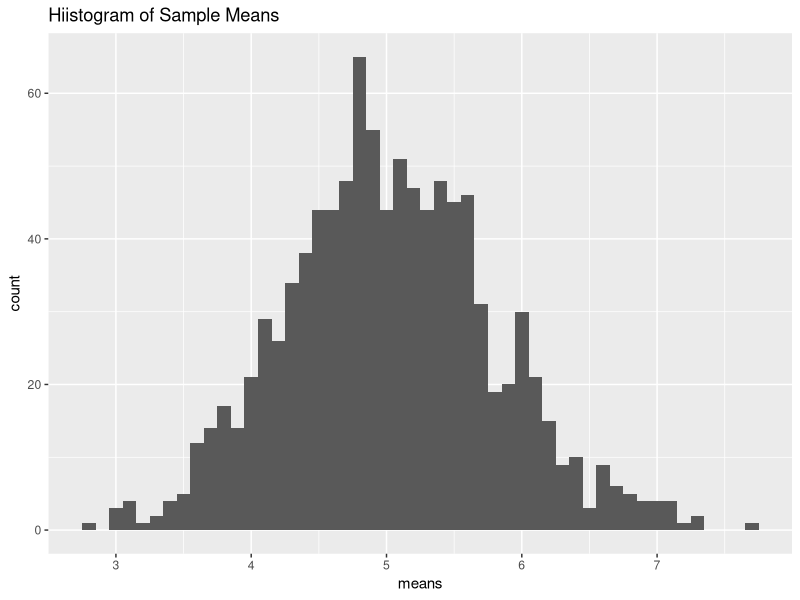
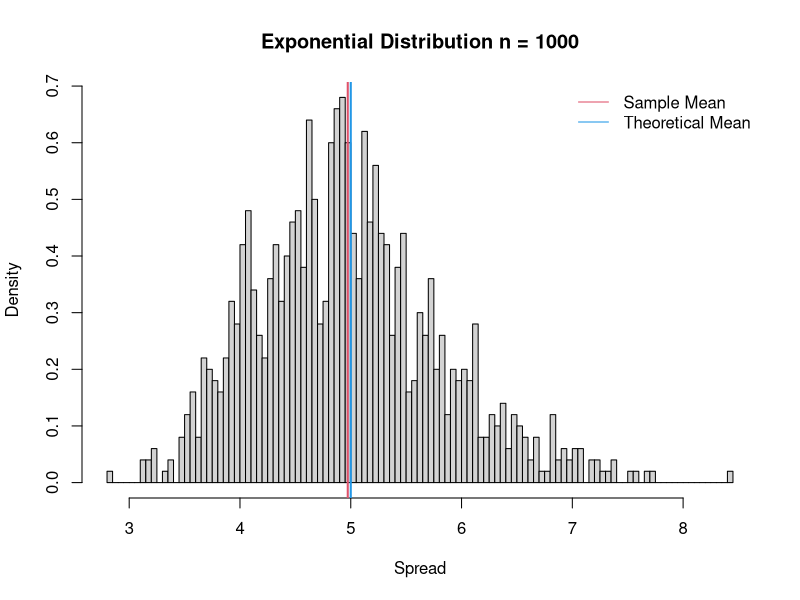
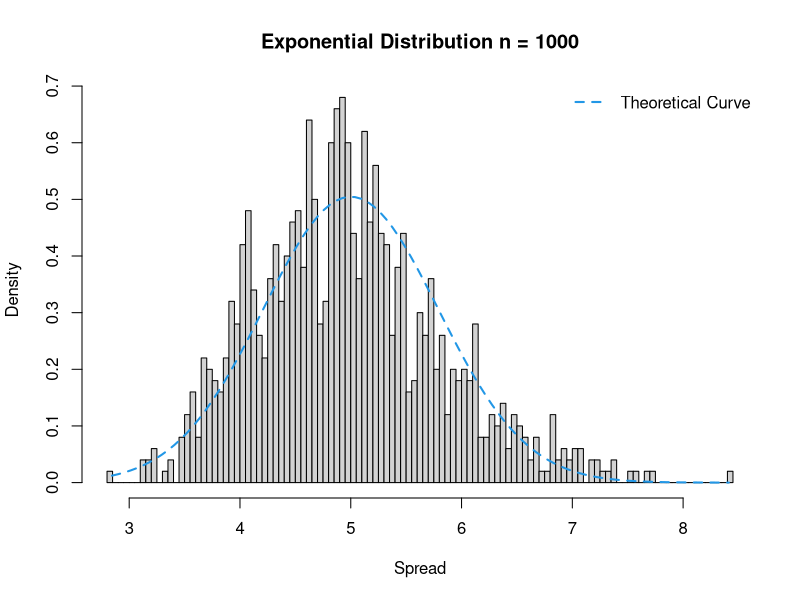
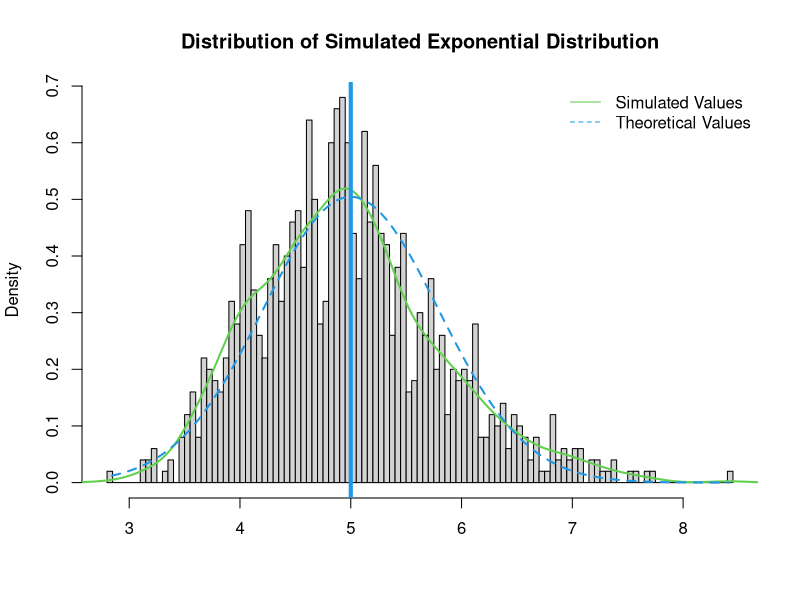
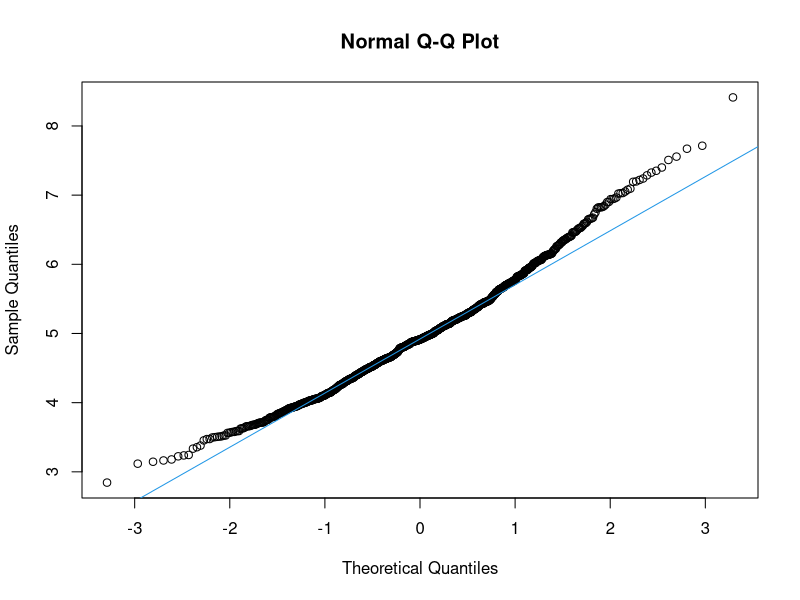

These figures' R source, in order:
## =========================================================================================================================================== ##
## In this project, we will investigate the exponential distribution in R and compare it with the Central Limit Theorem. 
## The exponential distribution can be simulated in R with rexp(n, lambda) where lambda is the rate parameter. 
## The mean of exponential distribution is 1/lambda and the standard deviation is also 1/lambda. 
## Set lambda = 0.2 for all of the simulations. 
## We will investigate the distribution of averages of 40 exponentials. 
## Note that we will need to do a thousand simulations.

## Illustrate via simulation and associated explanatory text the properties of the distribution of the mean of 40 exponentials. 
## We should:
##      - Show the sample mean and compare it to the theoretical mean of the distribution.
##      - Show how variable the sample is (via variance) and compare it to the theoretical variance of the distribution.
##      - Show that the distribution is approximately normal.
## =========================================================================================================================================== ##

library(knitr)
opts_chunk$set(fig.width=7, fig.height=4, warning=FALSE, message=FALSE)

## Load necessary libraries
library(ggplot2)

## Set constants
lambda <- 0.2
n <- 40 
nosim <- 1000

# Set the seed for reproducability
set.seed(756)

## Collect data

exp_sim <- function(n, lambda)
{
        mean(rexp(n,lambda))
}

## Simulate data

sim <- data.frame(ncol=2,nrow=1000)
names(sim) <- c("Index","Mean")

for (i in 1:nosim)
{
        sim[i,1] <- i
        sim[i,2] <- exp_sim(n,lambda)
}

## Find Mean of n = 1000

sample_mean <- mean(sim$Mean)
sample_mean

## Histogram of means

exp_dis <- matrix(data=rexp(n * nosim, lambda), nrow=nosim)
exp_dis_means <- data.frame(means=apply(exp_dis, 1, mean))

ggplot(data = exp_dis_means, aes(x = means)) + 
        geom_histogram(binwidth=0.1) +   
        ggtitle("Hiistogram of Sample Means") +
        scale_x_continuous(breaks=round(seq(min(exp_dis_means$means), max(exp_dis_means$means), by=1)))

## Theoretical exponential mean of exponential distribution

theor_mean <- 1/lambda
theor_mean

## Histogram plot of the exponential distribution n = 1000

hist(sim$Mean, 
     breaks=100, 
     prob=TRUE, 
     main="Exponential Distribution n = 1000", 
     xlab="Spread")
abline(v = theor_mean, 
       col= 4,
       lwd = 2)
abline(v = sample_mean, 
       col = 2,
       lwd = 2)

legend('topright', c("Sample Mean", "Theoretical Mean"), 
       lty=c(1,1), 
       bty = "n",
       col = c(col=2, col=4))

## Variance

sample_var <- var(sim$Mean)
theor_var <- ((1/lambda)^2)/40

## Histogram of Theoretical Curve

hist(sim$Mean, 
     breaks = 100, 
     prob = TRUE, 
     main ="Exponential Distribution n = 1000", 
     xlab ="Spread")
xfit <- seq(min(sim$Mean), max(sim$Mean), length = 100)
yfit <- dnorm(xfit, mean = 1/lambda, sd = (1/lambda/sqrt(40)))
lines(xfit, yfit, pch=22, col=4, lty=2, lwd=2)
legend('topright', c("Theoretical Curve"), bty="n", lty=2,lwd=2, col=4)

## Histogram of Simulated Exponential Distribution

hist(sim$Mean, 
     breaks = 100, 
     prob = TRUE, 
     main = "Distribution of Simulated Exponential Distribution", xlab="")
lines(density(sim$Mean), col=3, lwd=2)
abline(v = 1/lambda, col = 4, lwd=4)
xfit <- seq(min(sim$Mean), max(sim$Mean), length = 100)
yfit <- dnorm(xfit, mean = 1/lambda, sd = (1/lambda/sqrt(40)))
lines(xfit, yfit, pch=22, col=4, lty=2, lwd=2)
legend('topright', c("Simulated Values", "Theoretical Values"), bty="n", lty=c(1,2), col=c(3,4))

## Quantile of Normal Distribution

qqnorm(sim$Mean, 
       main="Normal Q-Q Plot")
qqline(sim$Mean, 
       col="4")